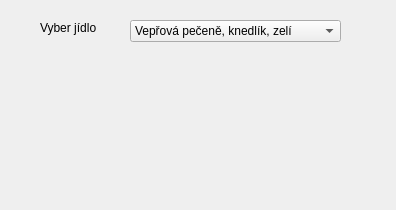
<?xml version="1.0" encoding="UTF-8"?>
<ui version="4.0">
 <class>Dialog</class>
 <widget class="QDialog" name="Dialog">
  <property name="geometry">
   <rect>
    <x>0</x>
    <y>0</y>
    <width>396</width>
    <height>210</height>
   </rect>
  </property>
  <property name="windowTitle">
   <string>Dialog</string>
  </property>
  <widget class="QLabel" name="label">
   <property name="geometry">
    <rect>
     <x>40</x>
     <y>20</y>
     <width>61</width>
     <height>16</height>
    </rect>
   </property>
   <property name="text">
    <string>Vyber jídlo</string>
   </property>
  </widget>
  <widget class="QLabel" name="label_2">
   <property name="geometry">
    <rect>
     <x>40</x>
     <y>160</y>
     <width>301</width>
     <height>16</height>
    </rect>
   </property>
   <property name="text">
    <string/>
   </property>
  </widget>
  <widget class="QComboBox" name="comboBox">
   <property name="geometry">
    <rect>
     <x>130</x>
     <y>20</y>
     <width>211</width>
     <height>22</height>
    </rect>
   </property>
   <item>
    <property name="text">
     <string>Vepřová pečeně, knedlík, zelí</string>
    </property>
   </item>
   <item>
    <property name="text">
     <string>Hovězí guláš, houskový knedlík</string>
    </property>
   </item>
   <item>
    <property name="text">
     <string>Pečené kuře, špenát, bramborový knedlík</string>
    </property>
   </item>
   <item>
    <property name="text">
     <string>Hovězí pečeně, rajská omáčka, rýže</string>
    </property>
   </item>
  </widget>
 </widget>
 <resources/>
 <connections>
  <connection>
   <sender>comboBox</sender>
   <signal>activated(int)</signal>
   <receiver>Dialog</receiver>
   <slot>vystup()</slot>
   <hints>
    <hint type="sourcelabel">
     <x>163</x>
     <y>34</y>
    </hint>
    <hint type="destinationlabel">
     <x>165</x>
     <y>84</y>
    </hint>
   </hints>
  </connection>
 </connections>
 <slots>
  <slot>vystup()</slot>
 </slots>
</ui>
